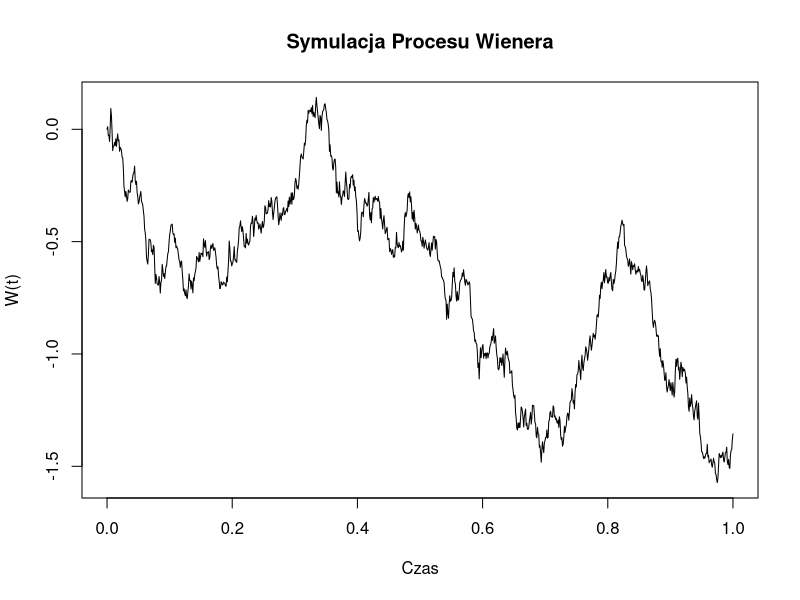

The R source for this figure:
## ---- chunk 1
# n - liczba kroków, T - maksymalny czas
n <- 1000
T <- 1

# Wektory czasu
time <- seq(0, T, length.out = n)

# Przyrosty procesu Wienera
dt <- T / n
increments <- rnorm(n - 1, mean = 0, sd = sqrt(dt))

# Inicjalizacja procesu Wienera
W <- numeric(n)
W[1] <- 0

# Generowanie procesu Wienera
for (i in 2:n) {
  W[i] <- W[i-1] + increments[i-1]
}

# Wizualizacja procesu Wienera
plot(time, W, type = "l", main = "Symulacja Procesu Wienera", xlab = "Czas", ylab = "W(t)")
## ---- chunk 2

